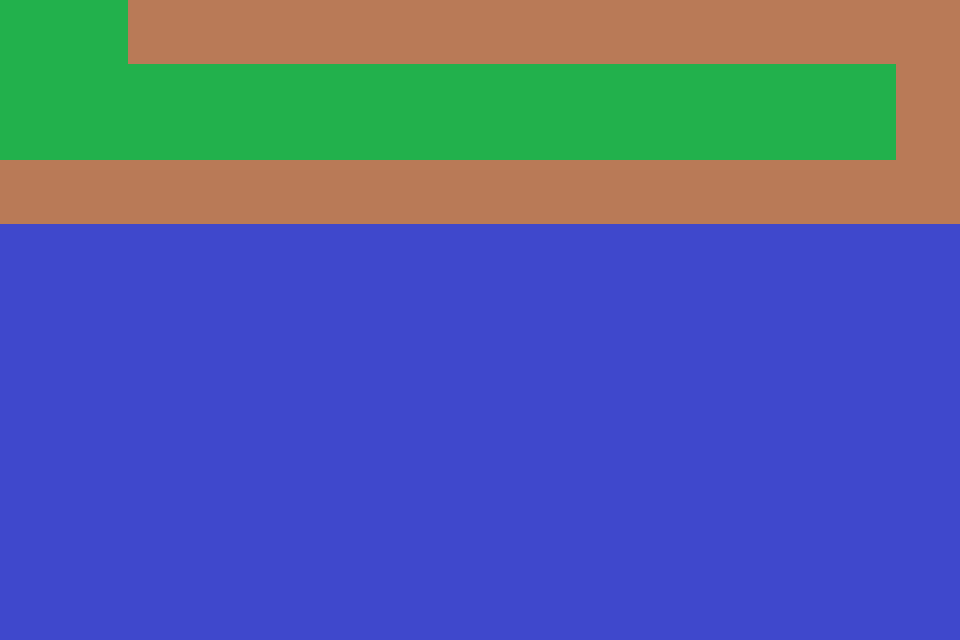

The image is a tile-based game level rendered from a .tmx file. Its description and complete source (layers, tilesets, objects, tile grids) follow:
An orthogonal 30x20 tile map with 32x32 px tiles, 1 tile layer (Terrain Layer) and 8 objects.

<map version="1.10" tiledversion="1.11.2" orientation="orthogonal" renderorder="right-down" width="30" height="20" tilewidth="32" tileheight="32" infinite="0" nextlayerid="4" nextobjectid="9">
 <tileset firstgid="1" source="tileset.tsx" />
 <layer id="1" name="Terrain Layer" width="30" height="20">
  <data encoding="csv">
2,2,2,2,1,1,1,1,1,1,1,1,1,1,1,1,1,1,1,1,1,1,1,1,1,1,1,1,1,1,
2,2,2,2,1,1,1,1,1,1,1,1,1,1,1,1,1,1,1,1,1,1,1,1,1,1,1,1,1,1,
2,2,2,2,2,2,2,2,2,2,2,2,2,2,2,2,2,2,2,2,2,2,2,2,2,2,2,2,1,1,
2,2,2,2,2,2,2,2,2,2,2,2,2,2,2,2,2,2,2,2,2,2,2,2,2,2,2,2,1,1,
2,2,2,2,2,2,2,2,2,2,2,2,2,2,2,2,2,2,2,2,2,2,2,2,2,2,2,2,1,1,
1,1,1,1,1,1,1,1,1,1,1,1,1,1,1,1,1,1,1,1,1,1,1,1,1,1,1,1,1,1,
1,1,1,1,1,1,1,1,1,1,1,1,1,1,1,1,1,1,1,1,1,1,1,1,1,1,1,1,1,1,
4,4,4,4,4,4,4,4,4,4,4,4,4,4,4,4,4,4,4,4,4,4,4,4,4,4,4,4,4,4,
4,4,4,4,4,4,4,4,4,4,4,4,4,4,4,4,4,4,4,4,4,4,4,4,4,4,4,4,4,4,
4,4,4,4,4,4,4,4,4,4,4,4,4,4,4,4,4,4,4,4,4,4,4,4,4,4,4,4,4,4,
4,4,4,4,4,4,4,4,4,4,4,4,4,4,4,4,4,4,4,4,4,4,4,4,4,4,4,4,4,4,
4,4,4,4,4,4,4,4,4,4,4,4,4,4,4,4,4,4,4,4,4,4,4,4,4,4,4,4,4,4,
4,4,4,4,4,4,4,4,4,4,4,4,4,4,4,4,4,4,4,4,4,4,4,4,4,4,4,4,4,4,
4,4,4,4,4,4,4,4,4,4,4,4,4,4,4,4,4,4,4,4,4,4,4,4,4,4,4,4,4,4,
4,4,4,4,4,4,4,4,4,4,4,4,4,4,4,4,4,4,4,4,4,4,4,4,4,4,4,4,4,4,
4,4,4,4,4,4,4,4,4,4,4,4,4,4,4,4,4,4,4,4,4,4,4,4,4,4,4,4,4,4,
4,4,4,4,4,4,4,4,4,4,4,4,4,4,4,4,4,4,4,4,4,4,4,4,4,4,4,4,4,4,
4,4,4,4,4,4,4,4,4,4,4,4,4,4,4,4,4,4,4,4,4,4,4,4,4,4,4,4,4,4,
4,4,4,4,4,4,4,4,4,4,4,4,4,4,4,4,4,4,4,4,4,4,4,4,4,4,4,4,4,4,
4,4,4,4,4,4,4,4,4,4,4,4,4,4,4,4,4,4,4,4,4,4,4,4,4,4,4,4,4,4
</data>
 </layer>
 <objectgroup id="2" name="Collision Layer">
  <object id="1" x="131" y="4" width="760" height="55" />
  <object id="2" x="902" y="5" width="54" height="213" />
  <object id="3" x="4" y="163" width="886" height="57" />
 </objectgroup>
  <objectgroup id="3" name="Coin Layer">
   <object id="4" x="798.953" y="95.3148">
    <point />
   </object>
   <object id="5" x="673.661" y="96.8148">
    <point />
   </object>
   <object id="6" x="544.972" y="97.3148">
    <point />
   </object>
   <object id="7" x="416.589" y="97.4171">
    <point />
   </object>
   <object id="8" x="288.718" y="97.2356">
    <point />
   </object>
  </objectgroup>
</map>
